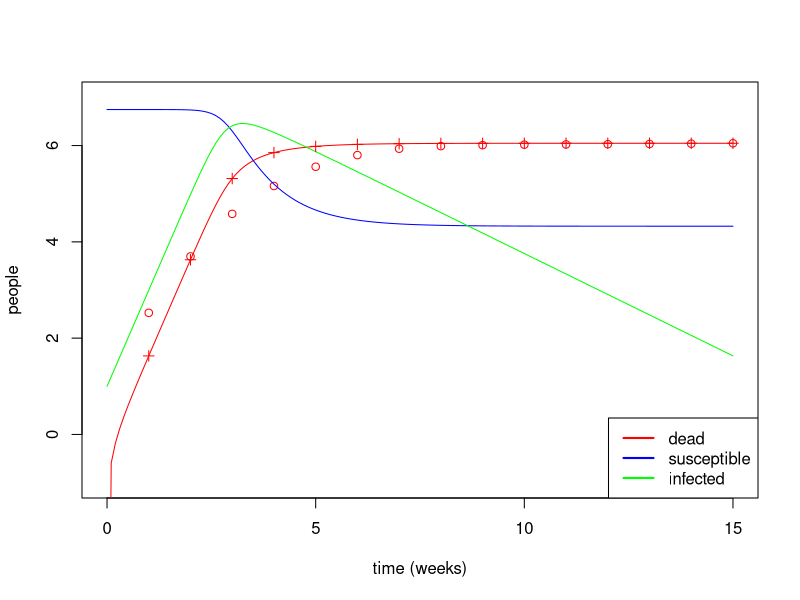
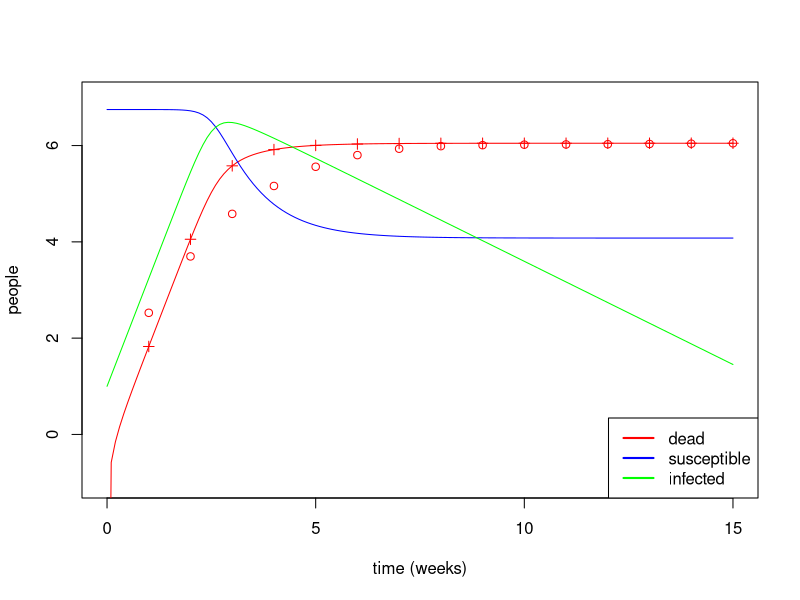
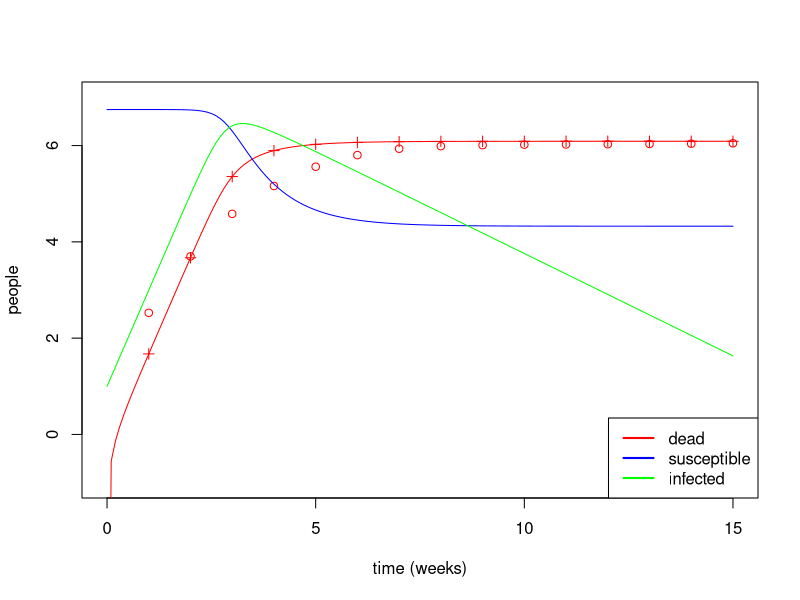
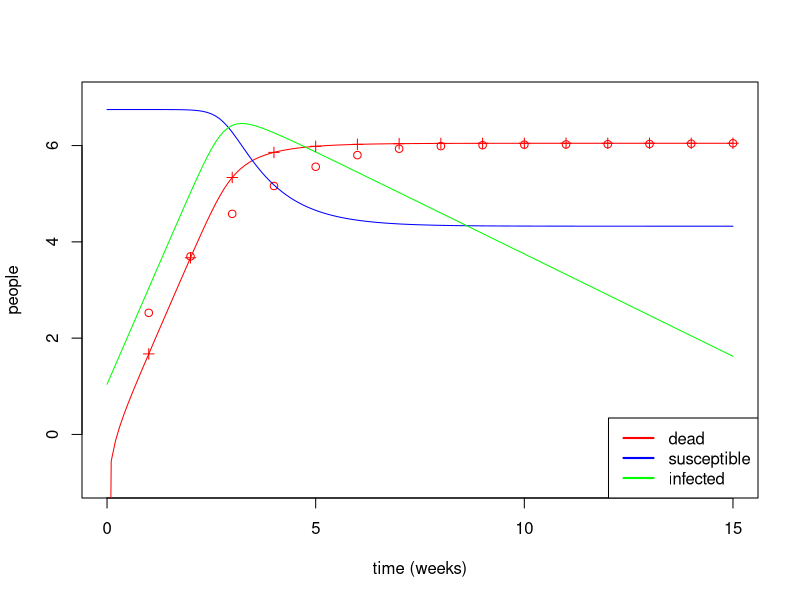
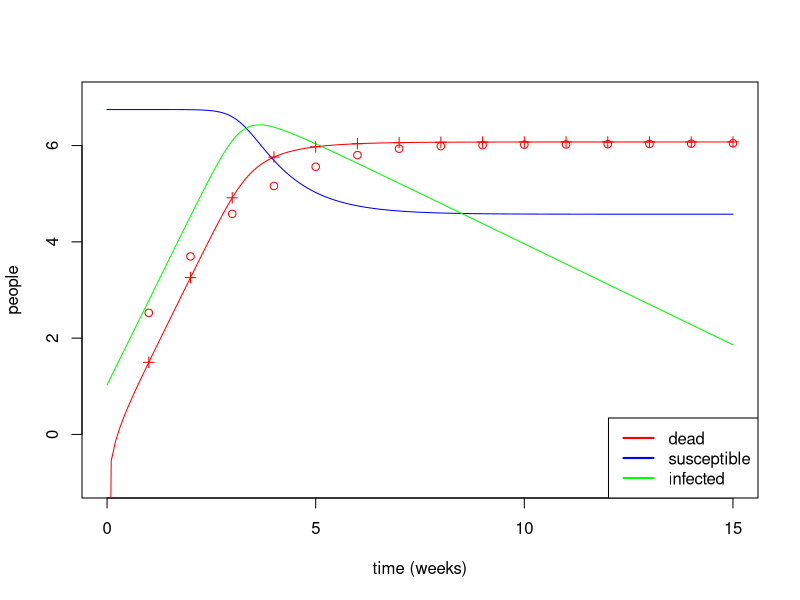
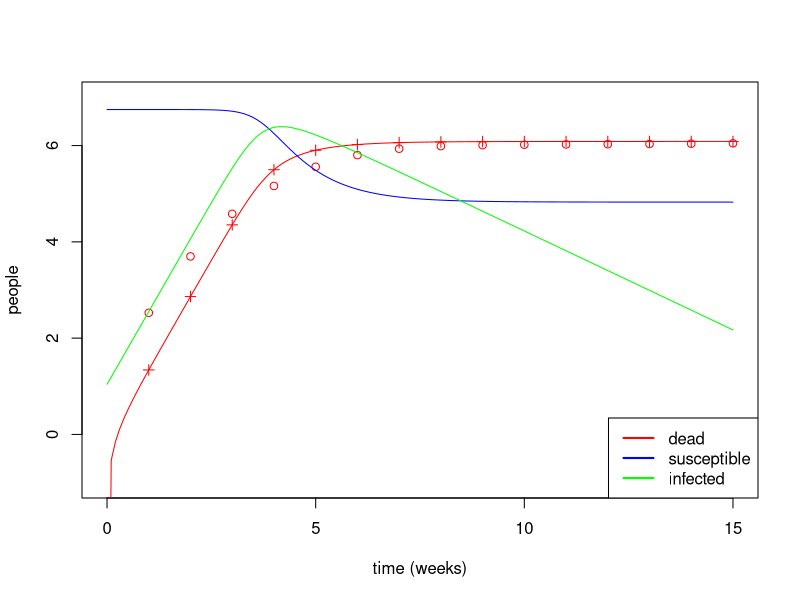
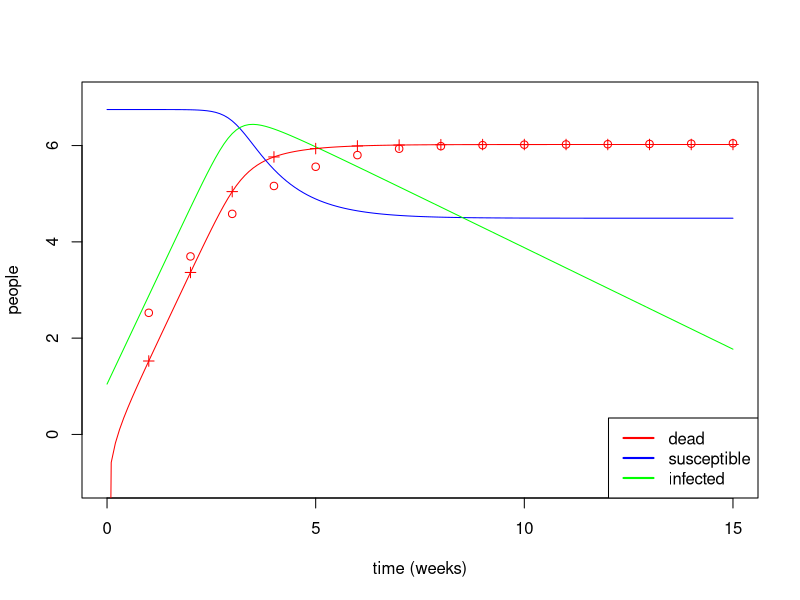
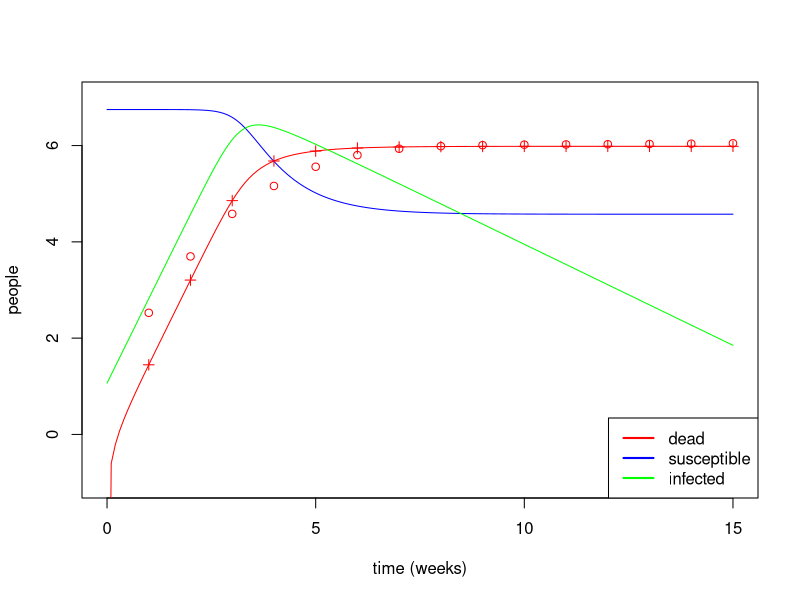

Generate these figures, in order, with R:
##################################################################################
#fitting mortality data from the 1918 influenza pandemic to an SIR model to estimate R0
##written by Andreas Handel, ahandel@uga.edu, last change 12/21/11
##################################################################################
rm(list=ls()) #this clears the workspace to make sure no leftover variables are floating around. Not strictly needed
graphics.off(); #close all graphics windows
require(deSolve)  #loads ODE solver package
                
#################################
#experimental data values from Mills et al. 2004 Nature 
#one could load the data from a separate file. for simplicity, we include it as part of the program
################################
timedata=1:15 #week of outbreak
deaths=c(6, 83, 592,1904,3896,4830,4039,2008,832,440,202,205,218,262,393); #weekly deaths per 100,000
#--> convert the weekly deaths into cumulative deaths and store them in the variable cumdeaths
cumdeaths=cumsum(deaths) #cummulative deaths

###################################################################
#function specifying the ode model. This is called by the ode solver inside the fit function
###################################################################
odeequations=function(t,y,parameters) 
{ 
  	Sus=y[1]; Infc=y[2]; Dead=y[3];  #uninfected, infected, dead - we can ignore the recovered
	  b=parameters[1]; f=parameters[2]; 
                                  
	  #these are the 3 differential equations
		dSus=-b*Sus*Infc;
		dInfc=b*Sus*Infc-gam*Infc;
		dDead=f*gam*Infc;
 
		return(list(c(dSus,dInfc,dDead))); 

} #end function specifying the ODEs


###################################################################
#function that fits the ODE model to data 
###################################################################
fitfunction <- function(parameters,timedata,deathdata)
{

	  Infc0=parameters[3]; #initial number of infected, is being fitted 
    Y0=c(Sus0, Infc0, Dead0);  #combine initial conditions into a vector 
	      	
    #call ode-solver lsoda to integrate ODEs 
    odeoutput=lsoda(Y0,timevec,odeequations,parameters,atol=1e-10);
    deathmodel=odeoutput[seq(11,151,10),4]; #extract values for dead at time points corresponding to data values, i.e. every week  
  
    #plot data and model to watch fitting in real time. plot is done on a log scale
    if (ploton==1)
    {
      plot(timedata,log10(deathdata),type="p",xlim=c(0,15),ylim=c(-1,7),col="red",xlab="time (weeks)",ylab="people");
      lines(odeoutput[,1],log10(pmax(1e-10,odeoutput[,4])),col="red")
      lines(odeoutput[,1],log10(pmax(1e-10,odeoutput[,2])),col="blue");
      lines(odeoutput[,1],log10(pmax(1e-10,odeoutput[,3])),col="green");
      points(odeoutput[seq(11,151,10),1],log10(deathmodel),type="p",col="red",pch=3)  
      legend('bottomright',c('dead','susceptible','infected'),col=c('red','blue','green'),lwd=2)       
    }
    #return the objective function, the sum of squares, which is being minimized by optim 
    SSR=sum((log10(deathmodel)-log10(deathdata))^2) #fit is done on a log scale
    #--> after doing the fit on a log scale, also fit the data on a linear scale. 
    #to do so, comment out the command above and write an equivalent one that computes SSR for data and model in linear space
    #SSR=sum((deathmodel-deathdata)^2) #linear
    
    return(SSR) 
} #end function that fits the ODE model to the data

############################################################
#the main part, which calls the fit function 
############################################################

maxsteps=1000; #maximum number of iterations for the optimization routine 

#--> Find a value for Sus0, i.e. the number of susceptibles living in NYC in 1918
Sus0=5.6e6; #1918 NYC population - we assume everyone is susceptible
Dead0=0; #initial number of deaths
timevec=seq(0, 15,0.1); #vector of times (in units of weeks) for which integration is evaluated
#--> The data are deaths per 100,000. This needs to be converted to total deaths. Write a line that does this conversion, i.e. convert the data in cumdeaths into total deaths
deathdata=cumdeaths/100000*Sus0; #rescale death data for full population

#starting guesses for the parameters that will be fit. units are in weeks
b0=1e-6;  
Infc00=10; 
f0=0.2;   

gam=1; #we fix duration of infection, 1/gam to one week
ploton=1;  #switches on/off plotting during fitting 
#uses the optimization routine optim to perform the fit
x0=c(b=b0,f=f0,Infc0=Infc00);
fitresult <- optim(par=x0, fn=fitfunction, gr = NULL, timedata=timedata, deathdata=deathdata, method = "Nelder-Mead",control=list(trace=0,maxit=maxsteps,parscale=x0))
finalparams=fitresult$par

############################################################
#output result
############################################################

#compute model solution for initial parameter values
Y0=c(Sus0, Infc00, Dead0);  #combine initial conditions into a vector 
odeoutputini=lsoda(Y0,timevec,odeequations,x0);
deathmodelini=odeoutputini[seq(11,151,10),4]; 

#compute model solution for final parameter values
b=finalparams[1]; f=finalparams[2]; Infc0=finalparams[3]; 
Y0=c(Sus0, Infc0, Dead0);  #combine initial conditions into a vector 
odeoutput=lsoda(Y0,timevec,odeequations,c(b,f,Infc0));
deathmodel=odeoutput[seq(11,151,10),4]; 

ssrini=sum((log10(deathmodelini)-log10(deathdata))^2); ssrfinal=sum((log10(deathmodel)-log10(deathdata))^2);
#--> when you fit on the linear scale, also report final SSR in linear space
#ssrini=sum((deathmodelini-deathdata)^2); ssrfinal=sum((deathmodel-deathdata)^2);

#--> compute R0 
R0=b/gam*Sus0;

print(sprintf('Initial guess - Mortality fraction: %f, Initial Infected: %f, R0: %f, SSR=%f',f0,Infc00,b0/gam*Sus0,ssrini));
#--> print best fit values for f, Initial number of infected, and R0. Also print final SSR
print(sprintf('Best fit - Mortality fraction: %f, Initial Infected: %f, R0: %f, SSR=%f',f,Infc0,R0,ssrfinal));

#plot data and model solution for initial and final parameter values
graphics.off(); #close graphics window     
plot(timedata,log10(deathdata),type="p",xlim=c(0,15),ylim=c(-1,7),col="red",ylab="Deaths (log scale)",xlab="time (weeks)");
lines(odeoutputini[,1],log10(pmax(1e-10,odeoutputini[,4])),col="blue");
lines(odeoutput[,1],log10(pmax(1e-10,odeoutput[,4])),col="black")
legend('bottomright',c('data','model initial','model final'),col=c('red','blue','black'),pch=c(19,-1,-1),lty=c(-1,1,1),lwd=2)       
 
###################################################################
#end main program
###################################################################
